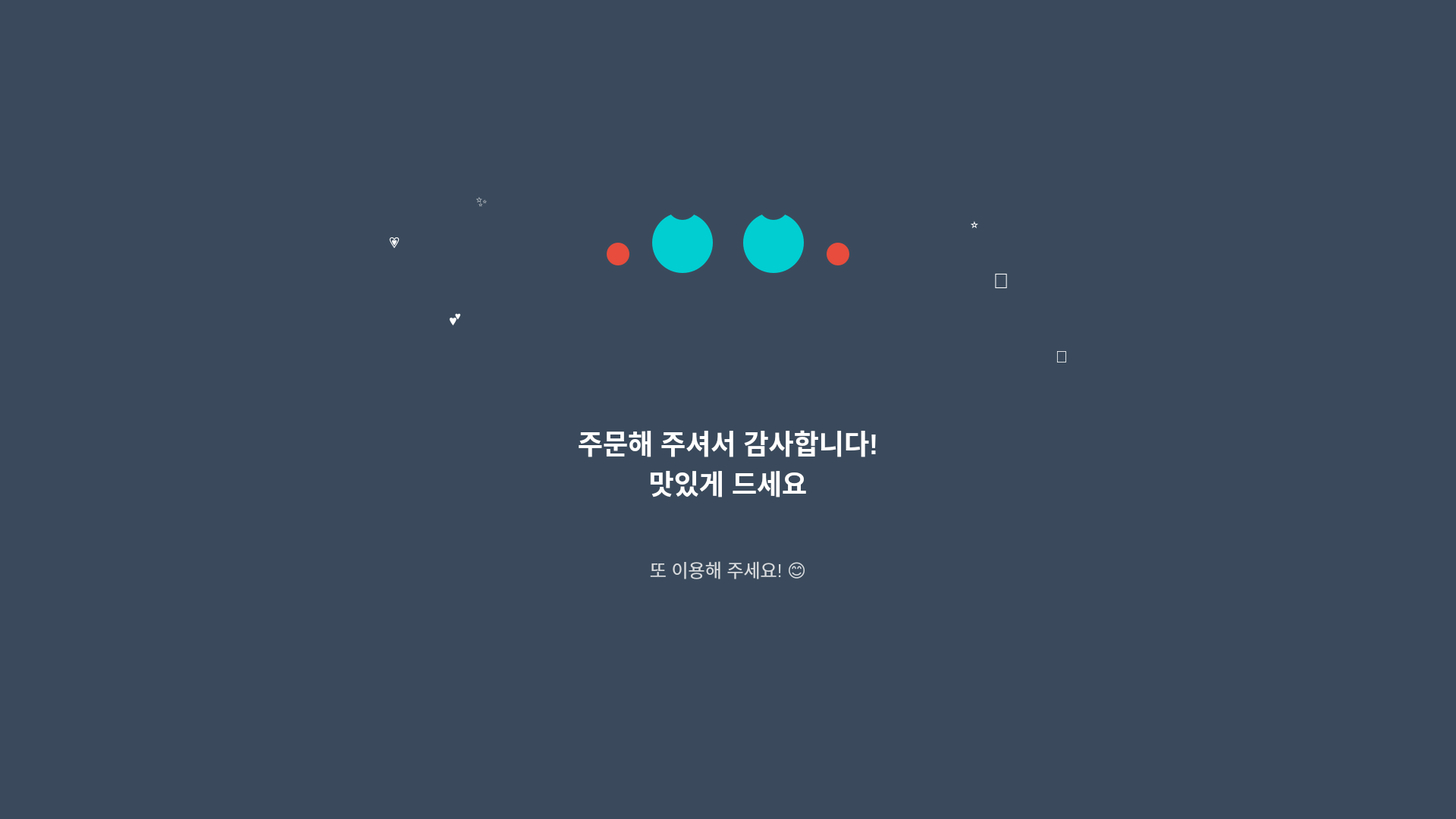
<?xml version="1.0" encoding="UTF-8"?>
<ui version="4.0">
 <class>ThankYou</class>
 <widget class="QWidget" name="ThankYou">
  <property name="geometry">
   <rect>
    <x>0</x>
    <y>0</y>
    <width>1920</width>
    <height>1080</height>
   </rect>
  </property>
  <property name="windowTitle">
   <string>Thank You</string>
  </property>
  <property name="styleSheet">
   <string>QWidget {
    background-color: #3a4a5c;
}

QLabel {
    color: white;
    font-family: "Malgun Gothic", "Arial", sans-serif;
    background-color: transparent;
    border: none;
}</string>
  </property>
  
  <!-- 로봇 얼굴 프레임 -->
  <widget class="QFrame" name="robotFaceFrame">
   <property name="geometry">
    <rect>
     <x>760</x>
     <y>200</y>
     <width>400</width>
     <height>300</height>
    </rect>
   </property>
   <property name="styleSheet">
    <string>background-color: transparent;</string>
   </property>
   
   <!-- 왼쪽 눈 -->
   <widget class="QLabel" name="leftEye">
    <property name="geometry">
     <rect>
      <x>100</x>
      <y>80</y>
      <width>80</width>
      <height>80</height>
     </rect>
    </property>
    <property name="styleSheet">
     <string>background-color: #00CED1; border-radius: 40px;</string>
    </property>
    <property name="text">
     <string></string>
    </property>
   </widget>
   
   <!-- 오른쪽 눈 -->
   <widget class="QLabel" name="rightEye">
    <property name="geometry">
     <rect>
      <x>220</x>
      <y>80</y>
      <width>80</width>
      <height>80</height>
     </rect>
    </property>
    <property name="styleSheet">
     <string>background-color: #00CED1; border-radius: 40px;</string>
    </property>
    <property name="text">
     <string></string>
    </property>
   </widget>
   
   <!-- 왼쪽 눈 하이라이트 -->
   <widget class="QLabel" name="leftEyeHighlight">
    <property name="geometry">
     <rect>
      <x>120</x>
      <y>50</y>
      <width>40</width>
      <height>40</height>
     </rect>
    </property>
    <property name="styleSheet">
     <string>background-color: #3a4a5c; border-radius: 20px;</string>
    </property>
    <property name="text">
     <string></string>
    </property>
   </widget>
   
   <!-- 오른쪽 눈 하이라이트 -->
   <widget class="QLabel" name="rightEyeHighlight">
    <property name="geometry">
     <rect>
      <x>240</x>
      <y>50</y>
      <width>40</width>
      <height>40</height>
     </rect>
    </property>
    <property name="styleSheet">
     <string>background-color: #3a4a5c; border-radius: 20px;</string>
    </property>
    <property name="text">
     <string></string>
    </property>
   </widget>
   
   <!-- 왼쪽 볼 -->
   <widget class="QLabel" name="leftCheek">
    <property name="geometry">
     <rect>
      <x>40</x>
      <y>120</y>
      <width>30</width>
      <height>30</height>
     </rect>
    </property>
    <property name="styleSheet">
     <string>background-color: #e74c3c; border-radius: 15px;</string>
    </property>
    <property name="text">
     <string></string>
    </property>
   </widget>
   
   <!-- 오른쪽 볼 -->
   <widget class="QLabel" name="rightCheek">
    <property name="geometry">
     <rect>
      <x>330</x>
      <y>120</y>
      <width>30</width>
      <height>30</height>
     </rect>
    </property>
    <property name="styleSheet">
     <string>background-color: #e74c3c; border-radius: 15px;</string>
    </property>
    <property name="text">
     <string></string>
    </property>
   </widget>
  </widget>
  
  <!-- 메인 메시지 -->
  <widget class="QLabel" name="mainMessage">
   <property name="geometry">
    <rect>
     <x>660</x>
     <y>550</y>
     <width>600</width>
     <height>120</height>
    </rect>
   </property>
   <property name="text">
    <string>주문해 주셔서 감사합니다!
맛있게 드세요</string>
   </property>
   <property name="styleSheet">
    <string>font-size: 36px; 
font-weight: bold; 
color: white; 
line-height: 1.3;</string>
   </property>
   <property name="alignment">
    <set>Qt::AlignCenter</set>
   </property>
  </widget>
  
  <!-- 하트 아이콘들 -->
  <widget class="QLabel" name="heartIcon1">
   <property name="geometry">
    <rect>
     <x>580</x>
     <y>400</y>
     <width>40</width>
     <height>40</height>
    </rect>
   </property>
   <property name="text">
    <string>💕</string>
   </property>
   <property name="styleSheet">
    <string>font-size: 24px;</string>
   </property>
   <property name="alignment">
    <set>Qt::AlignCenter</set>
   </property>
  </widget>
  
  <widget class="QLabel" name="heartIcon2">
   <property name="geometry">
    <rect>
     <x>1300</x>
     <y>350</y>
     <width>40</width>
     <height>40</height>
    </rect>
   </property>
   <property name="text">
    <string>💖</string>
   </property>
   <property name="styleSheet">
    <string>font-size: 28px;</string>
   </property>
   <property name="alignment">
    <set>Qt::AlignCenter</set>
   </property>
  </widget>
  
  <widget class="QLabel" name="heartIcon3">
   <property name="geometry">
    <rect>
     <x>500</x>
     <y>300</y>
     <width>40</width>
     <height>40</height>
    </rect>
   </property>
   <property name="text">
    <string>💗</string>
   </property>
   <property name="styleSheet">
    <string>font-size: 20px;</string>
   </property>
   <property name="alignment">
    <set>Qt::AlignCenter</set>
   </property>
  </widget>
  
  <widget class="QLabel" name="heartIcon4">
   <property name="geometry">
    <rect>
     <x>1380</x>
     <y>450</y>
     <width>40</width>
     <height>40</height>
    </rect>
   </property>
   <property name="text">
    <string>💝</string>
   </property>
   <property name="styleSheet">
    <string>font-size: 22px;</string>
   </property>
   <property name="alignment">
    <set>Qt::AlignCenter</set>
   </property>
  </widget>
  
  <!-- 별 아이콘들 -->
  <widget class="QLabel" name="starIcon1">
   <property name="geometry">
    <rect>
     <x>620</x>
     <y>250</y>
     <width>30</width>
     <height>30</height>
    </rect>
   </property>
   <property name="text">
    <string>✨</string>
   </property>
   <property name="styleSheet">
    <string>font-size: 18px;</string>
   </property>
   <property name="alignment">
    <set>Qt::AlignCenter</set>
   </property>
  </widget>
  
  <widget class="QLabel" name="starIcon2">
   <property name="geometry">
    <rect>
     <x>1270</x>
     <y>280</y>
     <width>30</width>
     <height>30</height>
    </rect>
   </property>
   <property name="text">
    <string>⭐</string>
   </property>
   <property name="styleSheet">
    <string>font-size: 16px;</string>
   </property>
   <property name="alignment">
    <set>Qt::AlignCenter</set>
   </property>
  </widget>
  
  <!-- 서브 메시지 -->
  <widget class="QLabel" name="subMessage">
   <property name="geometry">
    <rect>
     <x>710</x>
     <y>720</y>
     <width>500</width>
     <height>60</height>
    </rect>
   </property>
   <property name="text">
    <string>또 이용해 주세요! 😊</string>
   </property>
   <property name="styleSheet">
    <string>font-size: 24px; 
color: rgba(255, 255, 255, 0.8); 
font-weight: normal;</string>
   </property>
   <property name="alignment">
    <set>Qt::AlignCenter</set>
   </property>
  </widget>
 </widget>
 <resources/>
 <connections/>
</ui>
